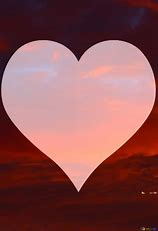
#> input picture AI/OpenCV/Contour/love.jpg, 158 x 231 px
$ python contour.py
#> lines starting #> are read from the running program, lines starting #| are printed output that depends on the picture; after the words box and inside, x2 and y2 are one past the last pixel; in counts of white or black regions, pixels touching at a corner belong together
import cv2
image=cv2.imread('love.jpg')
#> image is the input picture: shape (231, 158, 3); mean B, G, R 81.6, 80.5, 135.3
cv2.imshow('lov',image)
cv2.waitKey(0)

gray=cv2.cvtColor(image,cv2.COLOR_BGR2GRAY)
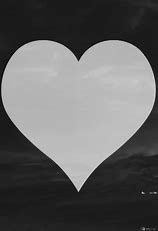
#> gray: shape (231, 158); min 5, max 228, mean 97
cv2.imshow('Grayscale image',gray)

edged=cv2.Canny(gray,200,300)
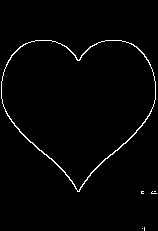
#> edged: shape (231, 158); 1.8% white in thin lines or dots, all inside (x1, y1, x2, y2) = (1, 40, 157, 231)
cv2.waitKey(0)

contours,hierarchy=cv2.findContours(edged,cv2.RETR_EXTERNAL,cv2.CHAIN_APPROX_NONE)
#> contours = 6 contours, 5 with area under 20; largest, box (x1, y1, x2, y2) and area: (1, 40, 156, 192) 15606
cv2.imshow('Canny Edges After Contouring',edged)
cv2.waitKey(0)

print('Number of contour found='+ str(len(contours)))
#| Number of contour found=6
cv2.drawContours(image,contours,-1,(0,255,0),1)
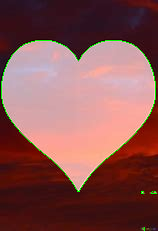
#> image: shape (231, 158, 3); 1.21% of pixels changed, all inside (x1, y1, x2, y2) = (1, 40, 157, 231)

cv2.imshow('Contours',image)
cv2.waitKey(0)
cv2.destroyAllWindows()
